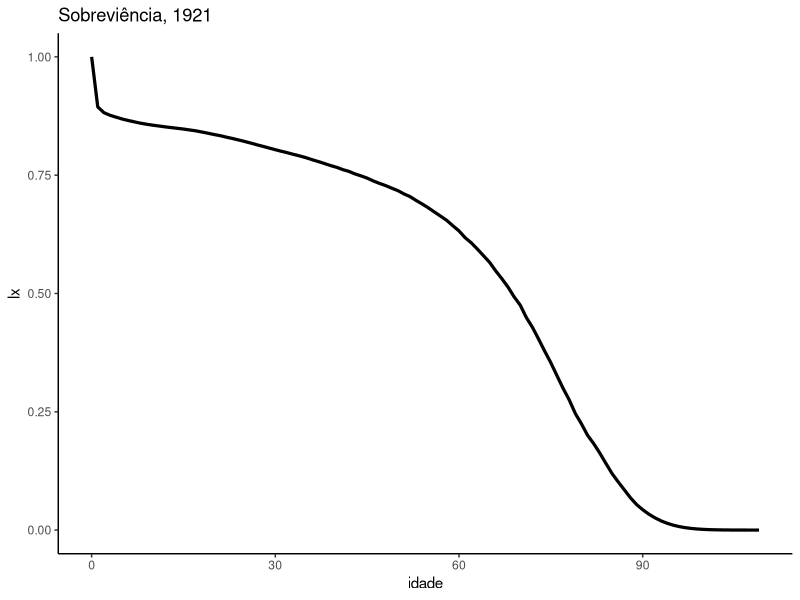
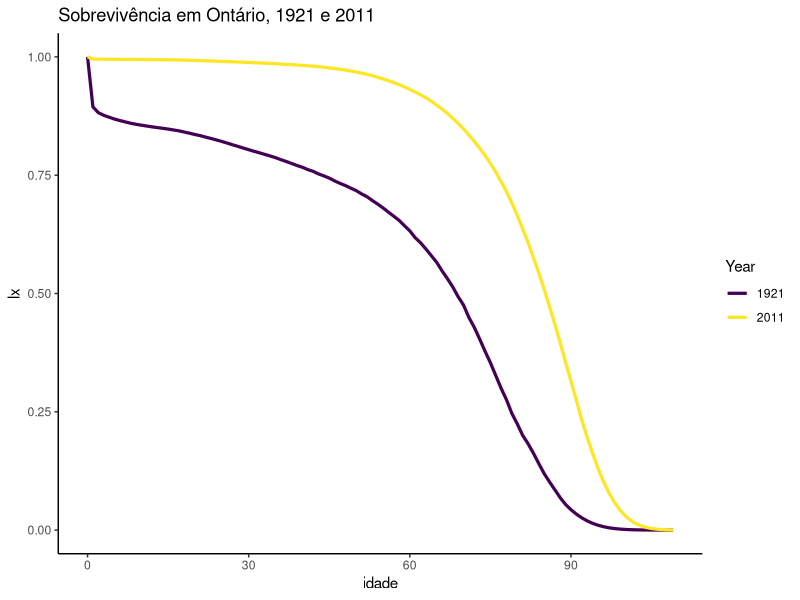
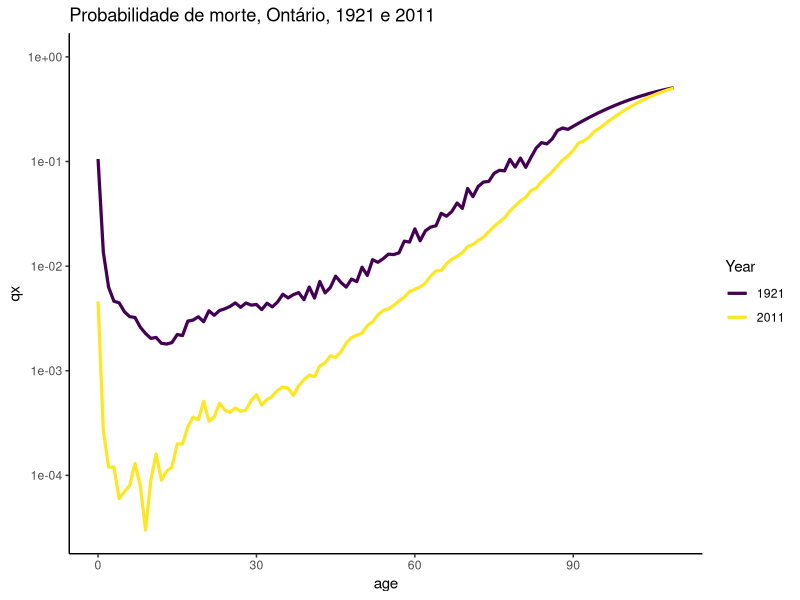
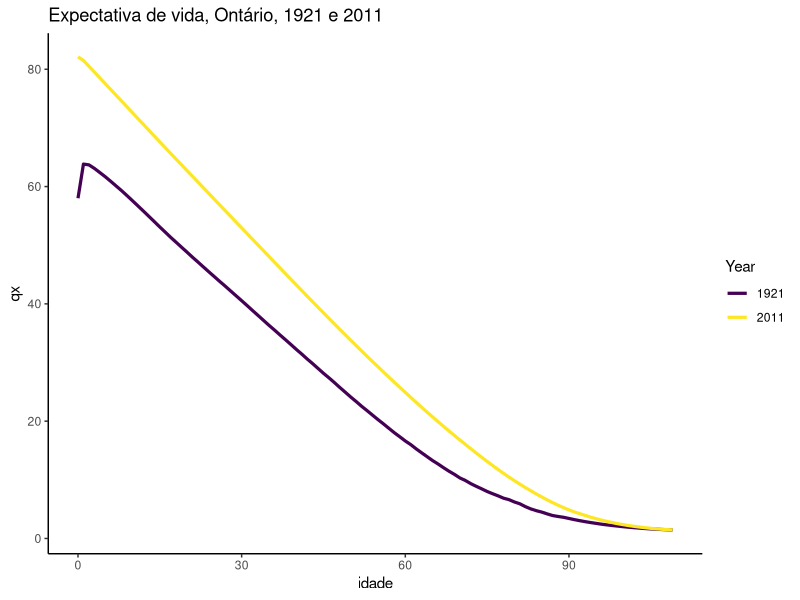
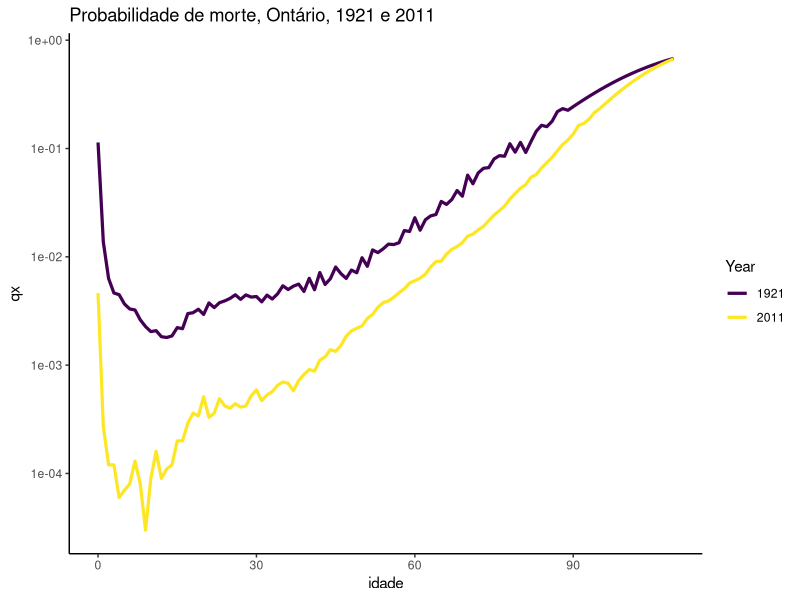
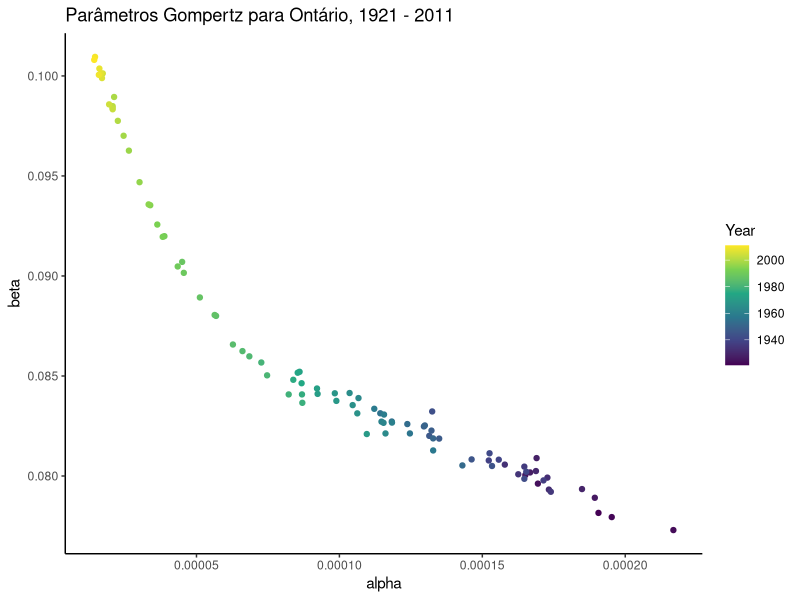
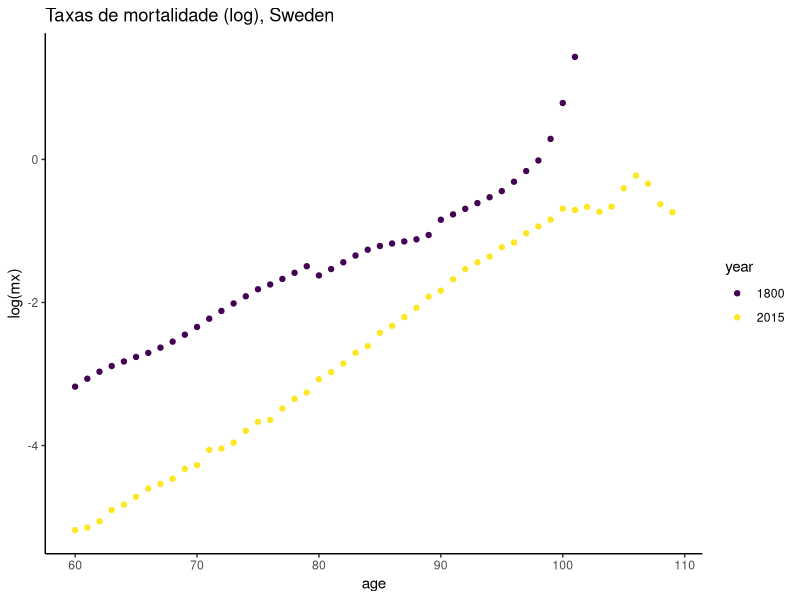
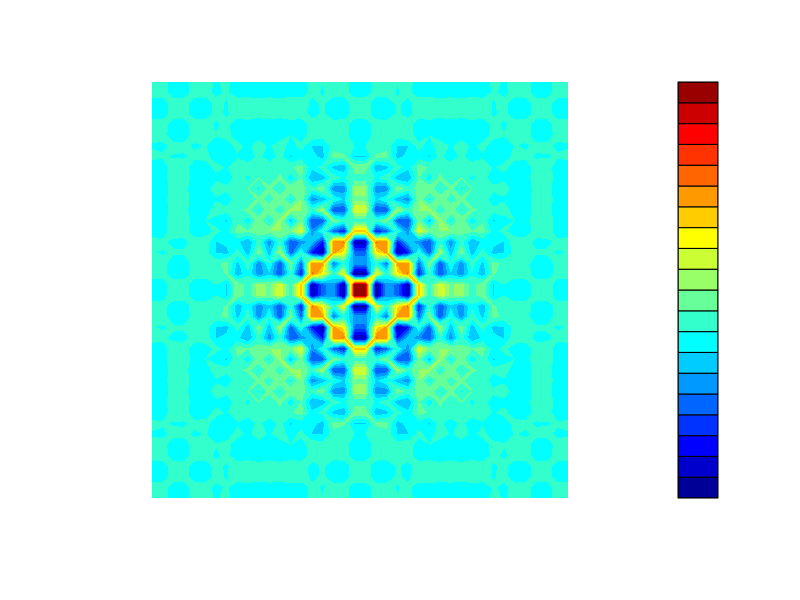

Reproduce these figures in R, in order.
## ---- chunk 1
knitr::opts_chunk$set(echo = TRUE, message = FALSE, warning = FALSE)
## ---- chunk 2
library(here)
library(RColorBrewer)

## ---- chunk 3
dm <- read.csv("Ontario.csv", header=T, sep=",")
head(dm)
## ---- chunk 4
library(dplyr)
library(tidyverse)

dm2<-dm %>% 
  filter(Year==1921) %>% 
  select(Age, lx)

dm2$Age<-as.numeric(as.character(dm2$Age))

  ggplot(dm2, aes(Age, lx/100000)) + geom_line(lwd = 1.1) + 
  ylab("lx") + xlab("idade") + 
  ggtitle("Sobreviência, 1921") + theme_classic()+ scale_color_viridis_d()

## ---- chunk 5
dm3<-dm %>% 
  filter(Year==1921|Year==2011) %>% 
  mutate(Year = factor(Year)) 

dm3$Age<-as.numeric(as.character(dm3$Age))

  ggplot(dm3,aes(Age, lx/100000, color = Year)) + geom_line(lwd = 1.1) + 
  ylab("lx") + xlab("idade") + 
  ggtitle("Sobrevivência em Ontário, 1921 e 2011") + theme_classic()+scale_color_viridis_d()
## ---- chunk 6
dm4<-dm %>% 
  filter(Year==1921|Year==2011) %>% 
  mutate(Year = factor(Year)) 

dm4$Age<-as.numeric(as.character(dm4$Age))

  ggplot(dm4, aes(Age, qx, color = Year)) + geom_line(lwd = 1.1) + 
  ylab("qx") + xlab("age") + 
  ggtitle("Probabilidade de morte, Ontário, 1921 e 2011") + 
  scale_y_log10()+ theme_classic()+ scale_color_viridis_d()

## ---- chunk 7
dm5<-dm %>% 
  filter(Year==1921|Year==2011) %>% 
  mutate(Year = factor(Year)) 

dm5$Age<-as.numeric(as.character(dm5$Age))

  ggplot(dm5, aes(Age, ex, color = Year)) + geom_line(lwd = 1.1) + 
  ylab("qx") + xlab("idade") + 
  ggtitle("Expectativa de vida, Ontário, 1921 e 2011") + theme_classic()+scale_color_viridis_d()

## ---- chunk 8
dm6<-dm %>% 
  filter(Year==1921|Year==2011) %>% 
  mutate(Year = factor(Year)) 

dm6$Age<-as.numeric(as.character(dm6$Age))

  ggplot(dm6, aes(Age, mx, color = Year)) + geom_line(lwd = 1.1) + 
  ylab("qx") + xlab("idade") + 
  ggtitle("Probabilidade de morte, Ontário, 1921 e 2011") + 
  scale_y_log10()+ theme_classic()+scale_color_viridis_d()

## ---- chunk 9
dm %>% 
  mutate(age = as.numeric(as.character(Age))) %>% 
  filter(age>49) %>% 
  select(Year, age, mx) %>% 
  mutate(log_mx = log(mx)) %>% 
  group_by(Year) %>% 
  summarise(alpha = exp((lm(log_mx~age))$coefficients[1]), beta = (lm(log_mx~age))$coefficients[2]) %>% 
  ggplot(aes(alpha, beta, color = Year)) + geom_point() +
  ggtitle("Parâmetros Gompertz para Ontário, 1921 - 2011")+ theme_classic()+scale_color_viridis_c()

## ---- chunk 10
ds <- read.table("SWE_Mx_1x1.txt", header=T)
head(ds)
## ---- chunk 11
ds %>% 
  filter(Year==2015|Year==1800) %>% 
  mutate(age = as.numeric(as.character(Age)), mx = as.numeric(as.character(Total)), year = as.factor(Year)) %>% 
  filter(age>59) %>% 
  ggplot(aes(age, log(mx), color = year)) + geom_point() + 
  ggtitle("Taxas de mortalidade (log), Sweden") + theme_classic()+scale_color_viridis_d()

## ---- chunk 12
library(matlab)
with_palette <- function(palette) {
  x <- y <- seq(-8 * pi, 8 * pi, len = 40)
  r <- sqrt(outer(x^2, y^2, "+"))
  filled.contour(cos(r^2) * exp(-r / (2 * pi)),
    axes = FALSE,
    color.palette = palette,
    asp = 1
  )
}

with_palette(jet.colors)
library(viridis)
with_palette(viridis)


## ---- chunk 13
library(dichromat)
library(purrr)
with_palette(
  compose(
    partial(dichromat, type = "deutan"),
    jet.colors
    )
)

with_palette(
  compose(
    partial(dichromat, type = "protan"),
    jet.colors
    )
)
